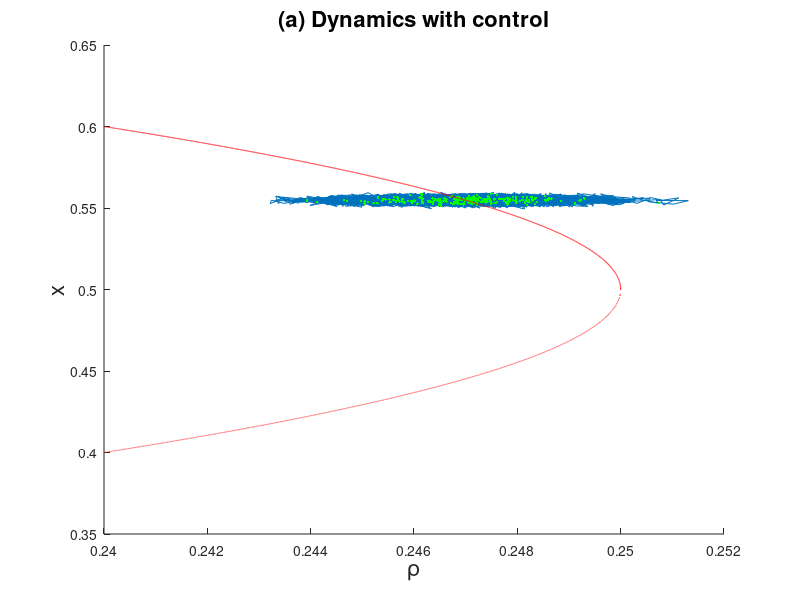

This figure's MATLAB source: (Note: this script raises an error after producing the figure.)
clearvars
warning off

a = 1; K = 1;
trho = 0.247;      % the centered value for the OU process rho (rho star)
lambda = 0.01; 
phi = 0.04;     % OU parameters

psi = 0.1; 
eps = 0.005;

P = 0.95;
k =-log(1-P);
T = 40000; N = 2^17; dt = T/N;

X0 = 0.5*(1+sqrt(1-4*trho)); 
rho0 = trho;                                 %%%%%%%%%%%%%%%%%%%%%%%%%%%%%%%%%%%% initial value of the process rho


xs = 0.5*(1+sqrt(1-4*trho));                %%%%%%%%%%%%%%%%%%%%%%%%%%%%%%%%%%%%%% stable equilibrium
xu = 0.5*(1-sqrt(1-4*trho));                %%%%%%%%%%%%%%%%%%%%%%%%%%%%%%%%%%%%%% stable equilibrium
J = [2*xs-3*xs^2-trho -xs; 0 -lambda];      %%%%%%%%%%%%%%%%%%%%%%%%%%%%%%%%%%%%%% Jacobian aevaluated at xs
S = [psi*xs 0; 0 phi^2];                    %%%%%%%%%%%%%%%%%%%%%%%%%%%%%%%%%%%%%% matrix sigma*sigma'


%%%%%%%%%%%%%%%%%%%%%%%%%%%%%%%%%%%%%% Increments of Brownian motion
dW = sqrt(dt)*randn(2,N);
R = 4; Dt = R*dt; L = N/R;



rho = zeros(1,L);                           %%%%%%%%%%%%%%%%%%%%%%%%%%%%%%%%%%%%%% Ornstein-Uhlenbeck process
rhotemp = rho0;
X = zeros(1,L);                             %%%%%%%%%%%%%%%%%%%%%%%%%%%%%%%%%%%%%% Population process
Xtemp = X0;

w = 0.04;                                  %%%%%%%%%%%%%%%%%%%%%%%%%%%%%%%%%%%%%% Sensitivity matrix.
SM = w*eye(2); 

CM = -J-0.5*S*inv(SM);                      %%%%%%%%%%%%%%%%%%%%%%%%%%%%%%%%%%%%%% Feedback regulator matrix.


Winc = zeros(2,L);
for j=1:L    
    Winc(1,j) = sum(dW(1,R*(j-1)+1:R*j));
    Winc(2,j) = sum(dW(2,R*(j-1)+1:R*j));
end

for j = 1:L    
    Xtemp = Xtemp + Dt*(a*Xtemp^2*(1-Xtemp/K)-rhotemp*Xtemp)+eps*sqrt(psi*Xtemp)*Winc(1,j) + Dt*(CM(1,1)*(Xtemp-xs) + CM(1,2)*(rhotemp-trho));
    rhotemp = rhotemp - lambda*(rhotemp - trho)*Dt + eps*phi*Winc(2,j) + Dt*(CM(2,1)*(Xtemp-xs) + CM(2,2)*(rhotemp-trho));

    X(j) = Xtemp;
    rho(j) = rhotemp;
end

rho = [rho0,rho];

%%%%%%%%%%%%%%%%%%%%%%%%%%%%%%%%%%%%%%%%%%%% Create plots of paths
figure(2)
%subplot(1,2,2)
hold on
X=[X0,X];
X2D = real(X);

plot(rho,X,'MarkerEdgeColor',"#A2142F")
ylabel('x','FontSize',16);
xlabel('\rho','FontSize',16);
title('(a) Dynamics with control','FontSize',16)


%axis([0.2485 0.251 0.44 0.54])
theta=0.240:0.000001:0.25;
EqStable1 = K*0.5*(1+sqrt(1-4*theta/(a*K))); EqUnstable1 = K*0.5*(1-sqrt(1-4*theta/(a*K)));

z = length(rho);
TimeMarks = 150;
rhotemp=rho(1:TimeMarks:z);
Ztemp=X(1:TimeMarks:z);
plot(rhotemp,Ztemp,'g.')

plot(theta,EqStable1,'r-')
plot(theta,EqUnstable1,'r--')
xline(trho,'LineWidth',1.5);
xline(0.25,'--','LineWidth',1.5)
eq = K*0.5*(1+sqrt(1-4*trho/(a*K)));
plot(trho, eq,'ko', 'MarkerFaceColor', 'k', 'MarkerSize', 9)


%%%%%%%%%%%%%%%%%%%%%%%%%%%%%%%%%%%%%%%%%%%% Plot the confidence ellipse

plot(trho, xu,'ko','MarkerFaceColor', 'none', 'MarkerSize', 9)

E = inv(SM);

ellipse = @(ou,pop) E(1,1)*(pop-xs).^2+E(2,2)*(ou-trho).^2+(E(2,1)+E(1,2))*(pop-xs).*(ou-trho)-2*eps^2*k;
fimplicit(ellipse,'r','LineWidth',3)

%scale = [0.2497 0.2502 0.47 0.53];
%axis(scale);
axis([0.243 0.255 0.43 0.6]);

%%%% Plot the separatrix %%%%

yRange = 0.246:0.0003:0.251;
xRange = 0.4:0.01:0.55;

% Create a meshgrid for x and y
[X, Y] = meshgrid(xRange, yRange);

% Define the vector field functions f(x, y) and g(x, y)
f = @(x, y) x.^2.*(1-x)-y.*x;    % Example function for x'
g = @(x, y) -lambda*(y-trho);    % Example function for d/dt(rho)

% Define the system of differential equations for ode45
dynamics = @(t, z) [f(z(1), z(2)); g(z(1), z(2))];

% Identify the saddle point and its Jacobian
saddle_point = [xu,trho]; % Known saddle point for this example
J = [2*xu-3*xu^2-trho -xu; 0 -lambda];      % Jacobian matrix at the saddle point

% Find the eigenvalues and eigenvectors of the Jacobian
[VV, D] = eig(J);
stable_direction = VV(:,2); % Eigenvector for the unstable eigenvalue

% Perturbation size
epsilon = 0.0005;

% Compute initial points near the saddle point in the stable direction
z0_pos = saddle_point + epsilon * stable_direction';
z0_neg = saddle_point - epsilon * stable_direction';

% Integrate forward and backward from these points to plot the stable separatrix
[T2, Z2] = ode45(dynamics, [0, -6000], z0_pos);   % Backward in time
[T4, Z4] = ode45(dynamics, [0, -1000], z0_neg);   % Backward in time

plot(Z2(:, 2), Z2(:, 1), 'b', 'LineWidth', 1.5); % Positive direction backward
plot(Z4(:, 2), Z4(:, 1), 'b', 'LineWidth', 1.5); % Negative direction backward

hold off;

ax = gca;
ax.YTick = linspace(0.43, 0.6, 5);
ax.XTick = linspace(0.243, 0.2550, 3);

